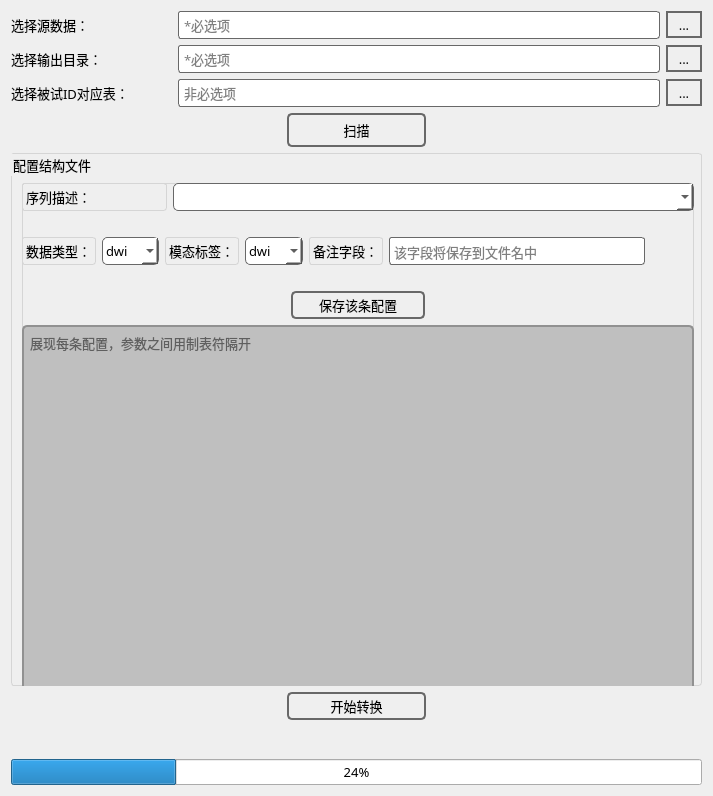
<?xml version="1.0" encoding="UTF-8"?>
<ui version="4.0">
 <class>Form</class>
 <widget class="QWidget" name="Form">
  <property name="geometry">
   <rect>
    <x>0</x>
    <y>0</y>
    <width>713</width>
    <height>796</height>
   </rect>
  </property>
  <property name="sizePolicy">
   <sizepolicy hsizetype="Ignored" vsizetype="Ignored">
    <horstretch>0</horstretch>
    <verstretch>0</verstretch>
   </sizepolicy>
  </property>
  <property name="font">
   <font>
    <family>微软雅黑</family>
    <pointsize>10</pointsize>
    <kerning>true</kerning>
   </font>
  </property>
  <property name="windowTitle">
   <string>Dcm2bids</string>
  </property>
  <property name="autoFillBackground">
   <bool>true</bool>
  </property>
  <property name="styleSheet">
   <string notr="true">QWidget {
    background-image: url(g1.jpg);

}


                          </string>
  </property>
  <layout class="QHBoxLayout" name="horizontalLayout_10">
   <item>
    <layout class="QVBoxLayout" name="verticalLayout_2" stretch="1,1,1,1,20,1,1,1">
     <item>
      <layout class="QHBoxLayout" name="horizontalLayout_2" stretch="1,3,1">
       <item>
        <widget class="QLabel" name="label_2">
         <property name="styleSheet">
          <string notr="true"/>
         </property>
         <property name="text">
          <string>选择源数据：</string>
         </property>
        </widget>
       </item>
       <item>
        <widget class="QLineEdit" name="location_2">
         <property name="styleSheet">
          <string notr="true">border: 1px solid #686868;
        border-radius: 3px;
        padding: 3px;</string>
         </property>
         <property name="readOnly">
          <bool>true</bool>
         </property>
         <property name="placeholderText">
          <string>*必选项</string>
         </property>
        </widget>
       </item>
       <item>
        <widget class="QToolButton" name="select_2">
         <property name="styleSheet">
          <string notr="true">border: 2px solid #686868;
padding: 1px 6px;
</string>
         </property>
         <property name="text">
          <string>...</string>
         </property>
        </widget>
       </item>
      </layout>
     </item>
     <item>
      <layout class="QHBoxLayout" name="horizontalLayout" stretch="1,3,1">
       <item>
        <widget class="QLabel" name="label_1">
         <property name="styleSheet">
          <string notr="true"/>
         </property>
         <property name="text">
          <string>选择输出目录：</string>
         </property>
        </widget>
       </item>
       <item>
        <widget class="QLineEdit" name="location_1">
         <property name="styleSheet">
          <string notr="true">border: 1px solid #686868;
        border-radius: 3px;
        padding: 3px;</string>
         </property>
         <property name="readOnly">
          <bool>true</bool>
         </property>
         <property name="placeholderText">
          <string>*必选项</string>
         </property>
        </widget>
       </item>
       <item>
        <widget class="QToolButton" name="select_1">
         <property name="styleSheet">
          <string notr="true">border: 2px solid #686868;
padding: 1px 6px;</string>
         </property>
         <property name="text">
          <string>...</string>
         </property>
        </widget>
       </item>
      </layout>
     </item>
     <item>
      <layout class="QHBoxLayout" name="horizontalLayout_3" stretch="1,3,1">
       <item>
        <widget class="QLabel" name="label_6">
         <property name="styleSheet">
          <string notr="true"/>
         </property>
         <property name="text">
          <string>选择被试ID对应表：</string>
         </property>
        </widget>
       </item>
       <item>
        <widget class="QLineEdit" name="location_3">
         <property name="styleSheet">
          <string notr="true">border: 1px solid #686868;
        border-radius: 3px;
        padding: 3px;</string>
         </property>
         <property name="readOnly">
          <bool>true</bool>
         </property>
         <property name="placeholderText">
          <string>非必选项</string>
         </property>
        </widget>
       </item>
       <item>
        <widget class="QToolButton" name="select_4">
         <property name="styleSheet">
          <string notr="true">border: 2px solid #686868;
padding: 1px 6px;</string>
         </property>
         <property name="text">
          <string>...</string>
         </property>
        </widget>
       </item>
      </layout>
     </item>
     <item>
      <layout class="QHBoxLayout" name="horizontalLayout_7" stretch="2,1,2">
       <item>
        <spacer name="horizontalSpacer_7">
         <property name="orientation">
          <enum>Qt::Horizontal</enum>
         </property>
         <property name="sizeHint" stdset="0">
          <size>
           <width>40</width>
           <height>20</height>
          </size>
         </property>
        </spacer>
       </item>
       <item>
        <widget class="QPushButton" name="select_3">
         <property name="sizePolicy">
          <sizepolicy hsizetype="Minimum" vsizetype="Fixed">
           <horstretch>0</horstretch>
           <verstretch>0</verstretch>
          </sizepolicy>
         </property>
         <property name="styleSheet">
          <string notr="true">border: 2px solid #686868;
        color: #000000;
        padding: 5px 6px;
        border-radius: 5px;</string>
         </property>
         <property name="text">
          <string>扫描</string>
         </property>
        </widget>
       </item>
       <item>
        <spacer name="horizontalSpacer_8">
         <property name="orientation">
          <enum>Qt::Horizontal</enum>
         </property>
         <property name="sizeHint" stdset="0">
          <size>
           <width>40</width>
           <height>20</height>
          </size>
         </property>
        </spacer>
       </item>
      </layout>
     </item>
     <item>
      <widget class="QGroupBox" name="groupBox">
       <property name="sizePolicy">
        <sizepolicy hsizetype="Expanding" vsizetype="Expanding">
         <horstretch>0</horstretch>
         <verstretch>0</verstretch>
        </sizepolicy>
       </property>
       <property name="maximumSize">
        <size>
         <width>16777215</width>
         <height>16777215</height>
        </size>
       </property>
       <property name="font">
        <font>
         <family>微软雅黑</family>
         <pointsize>10</pointsize>
         <kerning>true</kerning>
        </font>
       </property>
       <property name="styleSheet">
        <string notr="true">border: 1px solid #d5d5d5;
border-radius: 3px;</string>
       </property>
       <property name="title">
        <string>配置结构文件</string>
       </property>
       <widget class="QWidget" name="">
        <property name="geometry">
         <rect>
          <x>11</x>
          <y>30</y>
          <width>672</width>
          <height>518</height>
         </rect>
        </property>
        <layout class="QVBoxLayout" name="verticalLayout" stretch="0,0,0,0,0,0">
         <property name="sizeConstraint">
          <enum>QLayout::SetNoConstraint</enum>
         </property>
         <item>
          <layout class="QHBoxLayout" name="horizontalLayout_5" stretch="5,18">
           <item>
            <widget class="QLabel" name="label_4">
             <property name="maximumSize">
              <size>
               <width>1677721</width>
               <height>16777215</height>
              </size>
             </property>
             <property name="font">
              <font>
               <family>微软雅黑</family>
               <pointsize>10</pointsize>
               <kerning>true</kerning>
              </font>
             </property>
             <property name="text">
              <string>序列描述：</string>
             </property>
            </widget>
           </item>
           <item>
            <widget class="QComboBox" name="comboBox_1">
             <property name="font">
              <font>
               <family>微软雅黑</family>
               <pointsize>10</pointsize>
               <kerning>true</kerning>
              </font>
             </property>
             <property name="styleSheet">
              <string notr="true">border: 1px solid #686868;
        border-radius: 5px;
        padding: 3px;
        background-color: #FFFFFF;</string>
             </property>
            </widget>
           </item>
          </layout>
         </item>
         <item>
          <spacer name="verticalSpacer">
           <property name="orientation">
            <enum>Qt::Vertical</enum>
           </property>
           <property name="sizeType">
            <enum>QSizePolicy::Preferred</enum>
           </property>
           <property name="sizeHint" stdset="0">
            <size>
             <width>20</width>
             <height>20</height>
            </size>
           </property>
          </spacer>
         </item>
         <item>
          <layout class="QHBoxLayout" name="horizontalLayout_4">
           <item>
            <widget class="QLabel" name="label">
             <property name="font">
              <font>
               <family>微软雅黑</family>
               <pointsize>10</pointsize>
               <kerning>true</kerning>
              </font>
             </property>
             <property name="text">
              <string>数据类型：</string>
             </property>
            </widget>
           </item>
           <item>
            <widget class="QComboBox" name="comboBox_2">
             <property name="font">
              <font>
               <family>微软雅黑</family>
               <pointsize>10</pointsize>
               <kerning>true</kerning>
              </font>
             </property>
             <property name="styleSheet">
              <string notr="true">border: 1px solid #686868;
        border-radius: 5px;
        padding: 3px;
        background-color: #FFFFFF;</string>
             </property>
             <item>
              <property name="text">
               <string>dwi</string>
              </property>
             </item>
             <item>
              <property name="text">
               <string>func</string>
              </property>
             </item>
             <item>
              <property name="text">
               <string>fmap</string>
              </property>
             </item>
             <item>
              <property name="text">
               <string>anat</string>
              </property>
             </item>
             <item>
              <property name="text">
               <string>perf</string>
              </property>
             </item>
             <item>
              <property name="text">
               <string>pet</string>
              </property>
             </item>
            </widget>
           </item>
           <item>
            <widget class="QLabel" name="label_3">
             <property name="font">
              <font>
               <family>微软雅黑</family>
               <pointsize>10</pointsize>
               <kerning>true</kerning>
              </font>
             </property>
             <property name="text">
              <string>模态标签：</string>
             </property>
            </widget>
           </item>
           <item>
            <widget class="QComboBox" name="comboBox_3">
             <property name="font">
              <font>
               <family>微软雅黑</family>
               <pointsize>10</pointsize>
               <kerning>true</kerning>
              </font>
             </property>
             <property name="styleSheet">
              <string notr="true">border: 1px solid #686868;
        border-radius: 5px;
        padding: 3px;
        background-color: #FFFFFF;</string>
             </property>
             <item>
              <property name="text">
               <string>dwi</string>
              </property>
             </item>
             <item>
              <property name="text">
               <string>sbref</string>
              </property>
             </item>
            </widget>
           </item>
           <item>
            <widget class="QLabel" name="label_7">
             <property name="font">
              <font>
               <family>微软雅黑</family>
               <pointsize>10</pointsize>
               <kerning>true</kerning>
              </font>
             </property>
             <property name="text">
              <string>备注字段：</string>
             </property>
            </widget>
           </item>
           <item>
            <widget class="QTextEdit" name="comboBox_4">
             <property name="sizePolicy">
              <sizepolicy hsizetype="Expanding" vsizetype="Ignored">
               <horstretch>0</horstretch>
               <verstretch>0</verstretch>
              </sizepolicy>
             </property>
             <property name="font">
              <font>
               <family>微软雅黑</family>
               <pointsize>10</pointsize>
              </font>
             </property>
             <property name="styleSheet">
              <string notr="true">border: 1px solid #686868;
        
        background-color: #FFFFFF;</string>
             </property>
             <property name="tabStopWidth">
              <number>80</number>
             </property>
             <property name="placeholderText">
              <string>该字段将保存到文件名中</string>
             </property>
            </widget>
           </item>
           <item>
            <spacer name="horizontalSpacer">
             <property name="orientation">
              <enum>Qt::Horizontal</enum>
             </property>
             <property name="sizeHint" stdset="0">
              <size>
               <width>40</width>
               <height>20</height>
              </size>
             </property>
            </spacer>
           </item>
          </layout>
         </item>
         <item>
          <spacer name="verticalSpacer_2">
           <property name="orientation">
            <enum>Qt::Vertical</enum>
           </property>
           <property name="sizeType">
            <enum>QSizePolicy::Preferred</enum>
           </property>
           <property name="sizeHint" stdset="0">
            <size>
             <width>20</width>
             <height>20</height>
            </size>
           </property>
          </spacer>
         </item>
         <item>
          <layout class="QHBoxLayout" name="horizontalLayout_6" stretch="2,1,2">
           <item>
            <spacer name="horizontalSpacer_5">
             <property name="orientation">
              <enum>Qt::Horizontal</enum>
             </property>
             <property name="sizeHint" stdset="0">
              <size>
               <width>40</width>
               <height>20</height>
              </size>
             </property>
            </spacer>
           </item>
           <item>
            <widget class="QPushButton" name="pushButton">
             <property name="font">
              <font>
               <family>微软雅黑</family>
               <pointsize>10</pointsize>
               <kerning>true</kerning>
              </font>
             </property>
             <property name="styleSheet">
              <string notr="true">border: 2px solid #686868;
        color: #000000;
        padding: 2px 6px;
        border-radius: 5px;</string>
             </property>
             <property name="text">
              <string>保存该条配置</string>
             </property>
            </widget>
           </item>
           <item>
            <spacer name="horizontalSpacer_6">
             <property name="orientation">
              <enum>Qt::Horizontal</enum>
             </property>
             <property name="sizeHint" stdset="0">
              <size>
               <width>40</width>
               <height>20</height>
              </size>
             </property>
            </spacer>
           </item>
          </layout>
         </item>
         <item>
          <widget class="QTextBrowser" name="textBrowser">
           <property name="font">
            <font>
             <family>微软雅黑</family>
             <pointsize>10</pointsize>
             <kerning>true</kerning>
            </font>
           </property>
           <property name="styleSheet">
            <string notr="true">border: 2px solid #919191;
        border-radius: 5px;
        padding: 2px;
        background-color: #bfbfbf;</string>
           </property>
           <property name="readOnly">
            <bool>false</bool>
           </property>
           <property name="placeholderText">
            <string>展现每条配置，参数之间用制表符隔开</string>
           </property>
          </widget>
         </item>
        </layout>
       </widget>
      </widget>
     </item>
     <item>
      <layout class="QHBoxLayout" name="horizontalLayout_8" stretch="2,1,2">
       <item>
        <spacer name="horizontalSpacer_9">
         <property name="orientation">
          <enum>Qt::Horizontal</enum>
         </property>
         <property name="sizeHint" stdset="0">
          <size>
           <width>40</width>
           <height>20</height>
          </size>
         </property>
        </spacer>
       </item>
       <item>
        <widget class="QPushButton" name="pushButton_2">
         <property name="sizePolicy">
          <sizepolicy hsizetype="Minimum" vsizetype="Expanding">
           <horstretch>0</horstretch>
           <verstretch>0</verstretch>
          </sizepolicy>
         </property>
         <property name="styleSheet">
          <string notr="true">border: 2px solid #686868;
        color: #000000;
        padding: 2px 6px;
        border-radius: 5px;</string>
         </property>
         <property name="text">
          <string>开始转换</string>
         </property>
        </widget>
       </item>
       <item>
        <spacer name="horizontalSpacer_10">
         <property name="orientation">
          <enum>Qt::Horizontal</enum>
         </property>
         <property name="sizeHint" stdset="0">
          <size>
           <width>40</width>
           <height>20</height>
          </size>
         </property>
        </spacer>
       </item>
      </layout>
     </item>
     <item>
      <layout class="QHBoxLayout" name="horizontalLayout_9" stretch="1,2">
       <item>
        <widget class="QLabel" name="label_5">
         <property name="text">
          <string/>
         </property>
        </widget>
       </item>
       <item>
        <spacer name="horizontalSpacer_11">
         <property name="orientation">
          <enum>Qt::Horizontal</enum>
         </property>
         <property name="sizeHint" stdset="0">
          <size>
           <width>40</width>
           <height>20</height>
          </size>
         </property>
        </spacer>
       </item>
      </layout>
     </item>
     <item>
      <widget class="QProgressBar" name="pBar">
       <property name="styleSheet">
        <string notr="true"/>
       </property>
       <property name="value">
        <number>24</number>
       </property>
       <property name="textVisible">
        <bool>true</bool>
       </property>
      </widget>
     </item>
    </layout>
   </item>
  </layout>
 </widget>
 <resources/>
 <connections/>
</ui>
